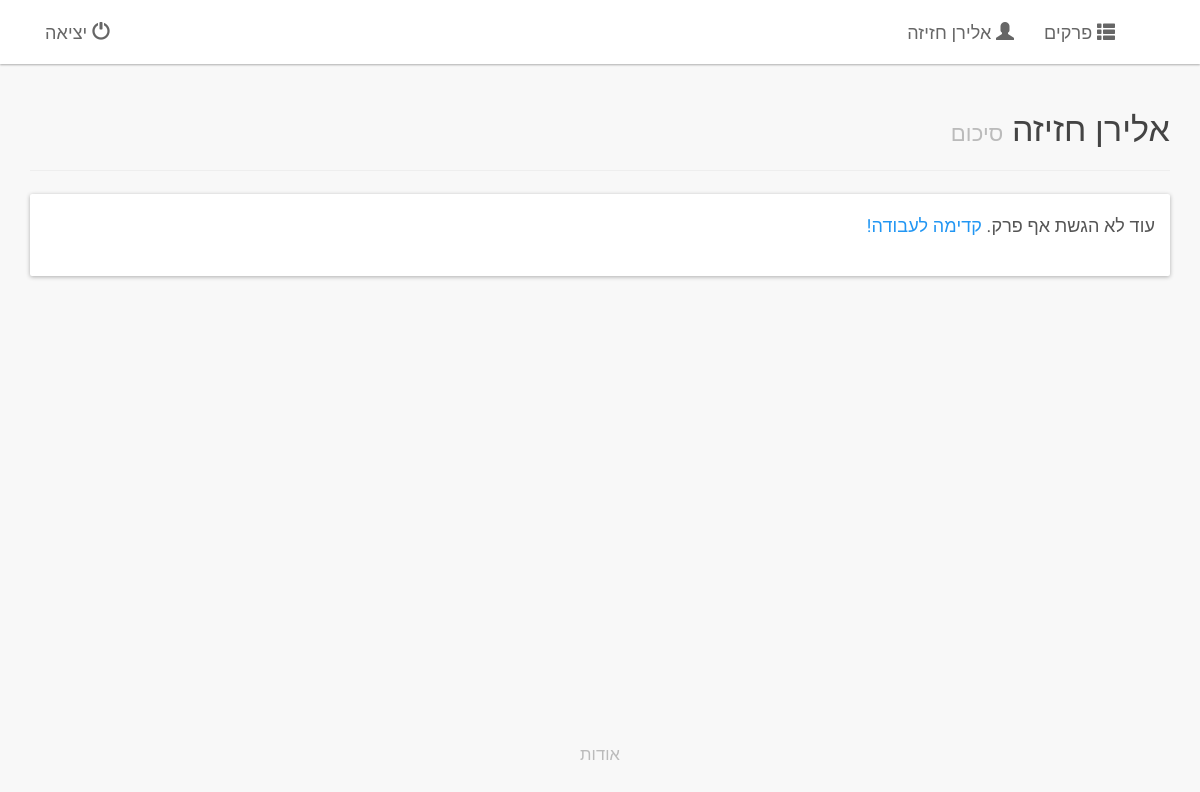
Before: /frege/user/ (signed in) with the older database file.
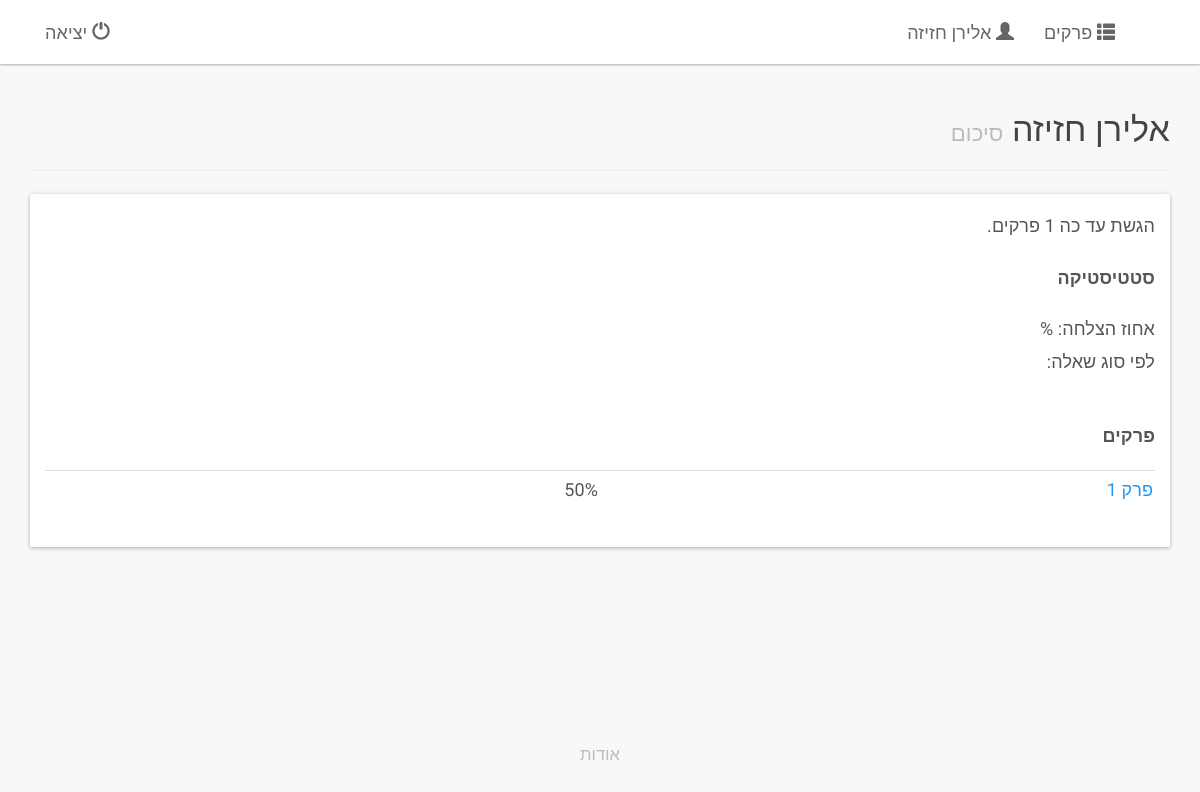
After: the same page with the newer database file.
### logic/models.py (models this page shows, shortened)
class ChapterSubmission(models.Model):
    user = models.ForeignKey(User, verbose_name='משתמש', on_delete=models.CASCADE)
    chapter = models.ForeignKey(Chapter, verbose_name='פרק', on_delete=models.CASCADE)
    attempt = models.PositiveIntegerField(verbose_name='נסיונות')
    ongoing = models.BooleanField()
    time = models.DateTimeField(verbose_name='זמן הגשה', blank=True, null=True)
    def percent_correct(self):
        user_answers = UserAnswer.objects.filter(user=self.user, chapter=self.chapter)
        num_correct = sum(1 for u in user_answers if u.correct)
        return int(round(num_correct * 100. / self.chapter.num_questions()))
    percent_correct.short_description = 'ציון'
    def chapter_number(self):
        return self.chapter.number
    chapter_number.short_description = 'פרק'
    class Meta:
        verbose_name = 'הגשת משתמש'
        verbose_name_plural = 'הגשות משתמשים'
        unique_together = ('chapter', 'user')
        ordering = ['chapter']

class Chapter(models.Model):
    number = models.PositiveIntegerField(verbose_name='מספר', unique=True)
    title = models.CharField(verbose_name='כותרת', max_length=30)
    def num_questions(self):
        return Question._count(chapter__number=self.number)
    num_questions.short_description = 'מספר שאלות'
    class Meta:
        verbose_name = 'פרק'
        verbose_name_plural = 'פרקים'
        ordering = ['number']

class UserAnswer(models.Model):
    user = models.ForeignKey(User, verbose_name='משתמש', on_delete=models.CASCADE)
    chapter = models.ForeignKey(Chapter, verbose_name='פרק', on_delete=models.CASCADE)
    submission = models.ForeignKey(ChapterSubmission, verbose_name='הגשת פרק', on_delete=models.CASCADE)
    question_number = models.PositiveIntegerField(verbose_name='מספר שאלה')
    correct = models.BooleanField(verbose_name='תשובה נכונה')
    answer = models.TextField()
    class Meta:
        verbose_name = 'תשובת משתמש'
        verbose_name_plural = '*תשובות משתמשים'
        unique_together = ('chapter', 'user', 'question_number')

### logic/views.py (the view)
class UserView(LoginRequiredMixin, generic.ListView):
    template_name = 'logic/user.html'
    def get_queryset(self):
        return ChapterSubmission.objects.filter(user=self.request.user,time__isnull=False)

### logic/models.py (called while the page is built)
def _concrete_sub_classes(cls):
    subs = []
    for sub in cls.__subclasses__():
        if sub._meta.abstract:
            subs.extend(_concrete_sub_classes(sub))
        else:
            subs.append(sub)
    return subs

    @classmethod
    def _filter(cls, **kwargs):
        return cls._sub_func('filter', **kwargs)

    @classmethod
    def _count(cls, **kwargs):
        return len(cls._filter(**kwargs))

    @classmethod
    def _sub_func(cls, func_name, **kwargs):
        concretes = _concrete_sub_classes(cls)
        all_obj = []
        for c in concretes:
            all_obj.extend(getattr(c.objects, func_name)(**kwargs))
        return all_obj

### logic/templates/logic/user.html (shortened to what this page needs)
{% extends "logic/base.html" %}
{% block content %}
<div class="container">
  <div id="topic" class="page-header noselect">
    <h3>{% firstof user.get_full_name user.get_username %} <small>סיכום</small></h3>
  </div>
  <div class="panel panel-default">
    <div class="panel-body">
    <div class="table-responsive">
    {% if chaptersubmission_list %}
      <p>
        הגשת עד כה {{chaptersubmission_list|length}} פרקים.
      </p>
      <p>
        <b>סטטיסטיקה</b><br>
      </p>
      <p>
        אחוז הצלחה: {{avg}}%<br>
      לפי סוג שאלה:
      </p>
      <p>
        <b>פרקים</b><br>
      </p>
      <table class="table table-condensed">
        {% for sub in chaptersubmission_list %}
        <tr>
          <td>
            <a href='{% url 'logic:chapter' sub.chapter.number %}'>פרק {{sub.chapter.number}}</a>
          </td>
          <td>{{sub.percent_correct}}%</td>
        {% endfor %}
      </table>
    {% else %}
      <p>עוד לא הגשת אף פרק. <a href="{% url 'logic:index' %}">קדימה לעבודה!</a></p>
    {% endif %}
    </div>
    </div>
  </div>
</div>
{% endblock content %}

### logic/templates/logic/base.html (shortened to what this page needs)
{% extends "logic/basic_base.html" %}
{% block body_content %}
    <nav class="navbar navbar-default navbar-fixed-top noselect" style="background-color: rgba(255,255,255,0.9);">
      <div class="container">
        <div id="navbar" class="navbar-collapse collapse">
          <ul class="nav navbar-nav pull-right">
            <li><a href="{% url 'logic:user'%}"><span class="glyphicon glyphicon-user"></span> {% firstof user.get_full_name user.get_username %}</a></li>
            <li><a href="{% url 'logic:index'%}"><span class="glyphicon glyphicon-th-list"></span> פרקים</a></li>
          </ul>
          <ul class="nav navbar-nav pull-left">
            <li><a href="{% url 'logout'%}"><span class="glyphicon glyphicon-off"></span> יציאה</a></li>
          </ul>
        </div>
      </div>
    </nav>
{% block content %}
{% endblock content %}
{% endblock body_content %}

### logic/templates/logic/basic_base.html (shortened to what this page needs)
{% load staticfiles %}
<!DOCTYPE html>
<html dir="rtl" lang="he">
  <head>
    <link href="{% static 'logic/bootstrap/css/bootstrap.min.css'%}" rel="stylesheet">
    <link href="{% static 'logic/bootstrap/css/bootstrap-paper.min.css'%}" rel="stylesheet">
    <link href="{% static 'logic/css/mycss.min.css'%}" rel="stylesheet" media="screen">
  </head>
  <body role="document">
{% block body_content %}
{% endblock %}
    <footer class="footer noselect">
        <p class="text-muted text-center small" id="about">
          <a class="text-muted">אודות</a>
        </p>
    </footer>
  </body>
<html>

Changed rows visible on the page:
added ChapterSubmission: chapter.number "1", percent_correct "50"
Other visible differences:
text no longer shown: "עוד לא הגשת אף פרק. קדימה לעבודה!"
text now shown: "הגשת עד כה פרקים. סטטיסטיקה אחוז הצלחה: % לפי סוג שאלה: פרקים"
